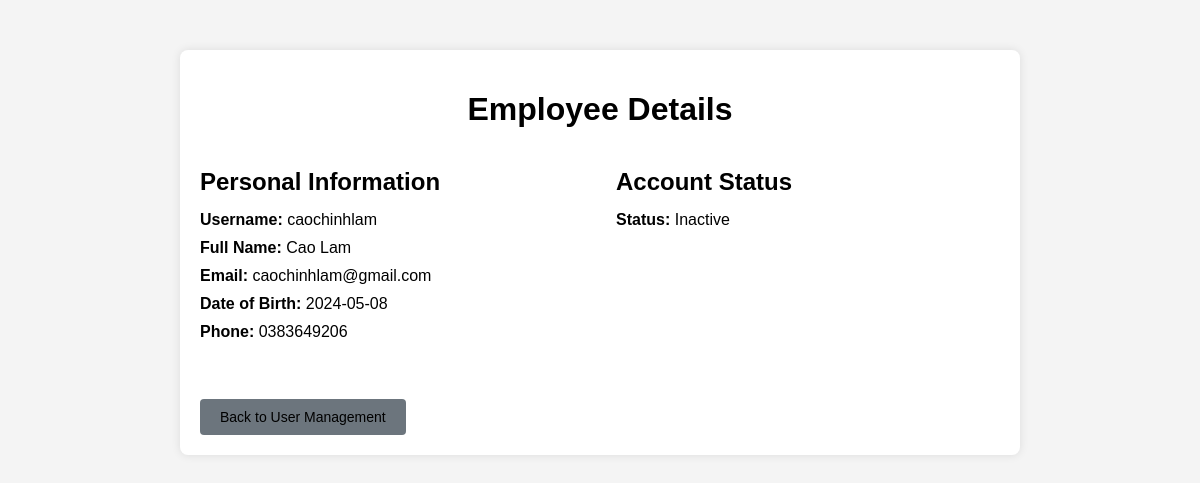
/admin/Account_Management/details_employee.php?username=caochinhlam (signed in), run on the app's committed database.
### tables this page shows
CREATE TABLE `info_page` (
  `id` int(11) NOT NULL,
  `dob` date NOT NULL,
  `phone` varchar(20) NOT NULL,
  `username` varchar(255) NOT NULL,
  `img` varchar(255) NOT NULL
);

CREATE TABLE `account` (
  `username` varchar(255) NOT NULL,
  `firstname` varchar(255) NOT NULL,
  `lastname` varchar(255) NOT NULL,
  `email` varchar(255) NOT NULL,
  `password` varchar(255) NOT NULL,
  `role` enum('admin','employee') NOT NULL DEFAULT 'employee',
  `activated` bit(1) DEFAULT b'0',
  `locked` bit(1) NOT NULL DEFAULT b'0',
  `activate_token` varchar(255) DEFAULT NULL,
  `created_at` int(11) DEFAULT NULL
);

### admin/Account_Management/details_employee.php (the view, shortened to what this page needs)
<?php
$conn = open_database();
if (isset($_GET['username'])) {
    $username = $_GET['username'];
    $sql = "SELECT acc.*, info.dob, info.phone, info.id
            FROM account AS acc
            LEFT JOIN info_page AS info ON acc.username = info.username
            WHERE acc.username = '$username' AND acc.role = 'employee'";
    $result = $conn->query($sql);
    if ($result->num_rows > 0) {
        $employee = $result->fetch_assoc();
    } else {
        header("Location: admin_manage_employee.php");
        exit();
    }
} else {
    header("Location: admin_manage_employee.php");
    exit();
}
?>
<!DOCTYPE html>
<html lang="en">
<head>
</head>
<body>
    <div class="container">
        <h1>Employee Details</h1>
        <div class="row">
            <div class="col-md-6">
                <h2>Personal Information</h2>
                <p><strong>Username:</strong> <?php echo $employee['username']; ?></p>
                <p><strong>Full Name:</strong> <?php echo $employee['firstname'] . ' ' . $employee['lastname']; ?></p>
                <p><strong>Email:</strong> <?php echo $employee['email']; ?></p>
                <p><strong>Date of Birth:</strong> <?php echo $employee['dob']; ?></p>
                <p><strong>Phone:</strong> <?php echo $employee['phone']; ?></p>
            </div>
            <div class="col-md-6">
                <h2>Account Status</h2>
                <p><strong>Status:</strong>
                    <?php if ($employee['activated'] == 0) : ?>
                        Inactive
                    <?php elseif ($employee['locked'] == 1) : ?>
                        Locked
                    <?php else : ?>
                        Active
                    <?php endif; ?>
                </p>
            </div>
        </div>
        <br>
        <a href="admin_manage_employee.php" class="btn btn-secondary">Back to User Management</a>
    </div>
</body>
</html>

### admin/Account_Management/details_employee.php (style rules this page uses)
body { font-family: Arial, sans-serif; background-color: #f4f4f4; margin: 0; padding: 0; }
.container { width: 90%; max-width: 800px; margin: 50px auto; background-color: #fff; padding: 20px; box-shadow: 0 0 10px rgba(0, 0, 0, 0.1); border-radius: 8px; }
h1 { text-align: center; margin-bottom: 20px; }
h2 { margin-bottom: 15px; }
.row { display: flex; justify-content: space-between; flex-wrap: wrap; }
.col-md-6 { flex: 0 0 48%; box-sizing: border-box; margin-bottom: 20px; }
p { margin: 10px 0; }
.btn { display: inline-block; padding: 10px 20px; font-size: 14px; text-align: center; text-decoration: none; border-radius: 4px; transition: background-color 0.3s ease; margin-top: 10px; }
.btn-secondary { background-color: #6c757d; color: #fff; }
a.btn { text-decoration: none; color: inherit; }

### data on the page
info_page: username.username "caochinhlam", username.firstname "Cao", username.lastname "Lam", username.email "caochinhlam@gmail.com", dob "2024-05-08", phone "0383649206"
